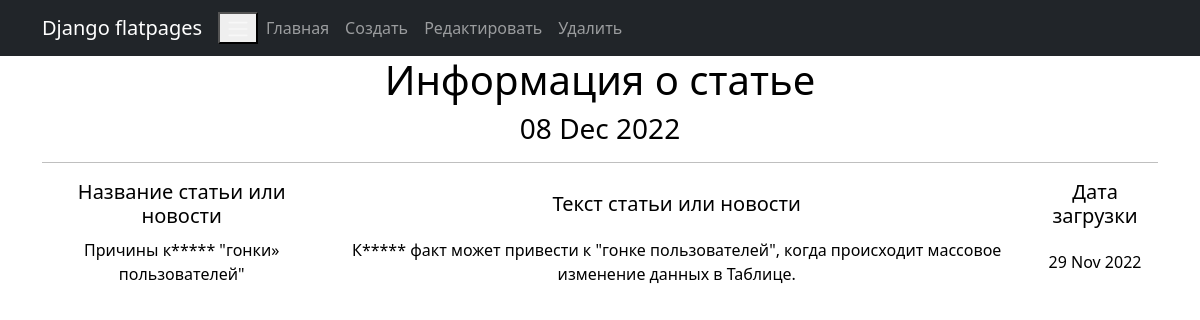
Screenshot of /news/1 with the database file from the repository.
### news/models.py (models this page shows, shortened)
class Post(models.Model):
    author = models.ForeignKey(Author, on_delete=models.CASCADE)
    NEWS = 'NW'
    ARTICLE = 'AR'
    CATEGORY_CHOICES = (
        (NEWS, 'НОВОСТЬ'),
        (ARTICLE, 'СТАТЬЯ')
    )
    categoryType = models.CharField(max_length=2, choices=CATEGORY_CHOICES, default=ARTICLE)
    dateCreation = models.DateTimeField(auto_now_add=True)
    postCategory = models.ManyToManyField(Category, through='PostCategory')
    title = models.CharField(max_length=128)
    text = models.TextField()
    rating = models.SmallIntegerField(default=0)

### news/views.py (the view)
# urls.py: path('<int:pk>', PostDetail.as_view(), name='post_detail'),
class PostDetail(DetailView):
    model = Post
    template_name = 'post_1.html'
    context_object_name = 'post'
    def get_context_data(self, **kwargs):
        context = super().get_context_data(**kwargs)
        context['time_now'] = datetime.utcnow()
        return context

### news/templatetags/custom_filters.py (called while the page is built)
@register.filter()
def censor(value):
    bad_words = ['прикольный', 'клевый', 'крутой']
    if not isinstance(value, str):
        raise TypeError(f"unresolved type '{type(value)}' expected  type 'str'")
    for word in value.split():
        if word.lower() in bad_words:
            value = value.replace(word, f"{word[0]}{'*' * (len(word) - 1)}")
    return value

### templates/post_1.html (shortened to what this page needs)
{% extends 'flatpages/default.html' %}
{% load custom_filters %}
{% block content %}
  <h1>Информация о статье</h1>
   <h3>{{ time_now|date:'d M Y' }}</h3>
<hr>
<table>
           <tr>
               <td><h5>Название статьи или новости</h5></td>
               <td><h5>Текст статьи или новости</h5></td>
               <td><h5>Дата загрузки</h5></td>
           <tr>
               <td>{{ post.title|censor }}</td>
               <td>{{ post.text |censor }}</td>
               <td>{{ post.dateCreation|date:'d M Y ' }}</td>
</table>
{% endblock content %}

### rows the page displays
Post: title|censor "Причины к***** \"гонки» пользователей\"", text|censor "К***** факт может привести к \"гонке пользователей\", когда происходит массовое изменение данных в Таблице.", dateCreation "29 Nov 2022"

### other values shown
{{ time_now|date:'d M Y' }} "08 Dec 2022"
